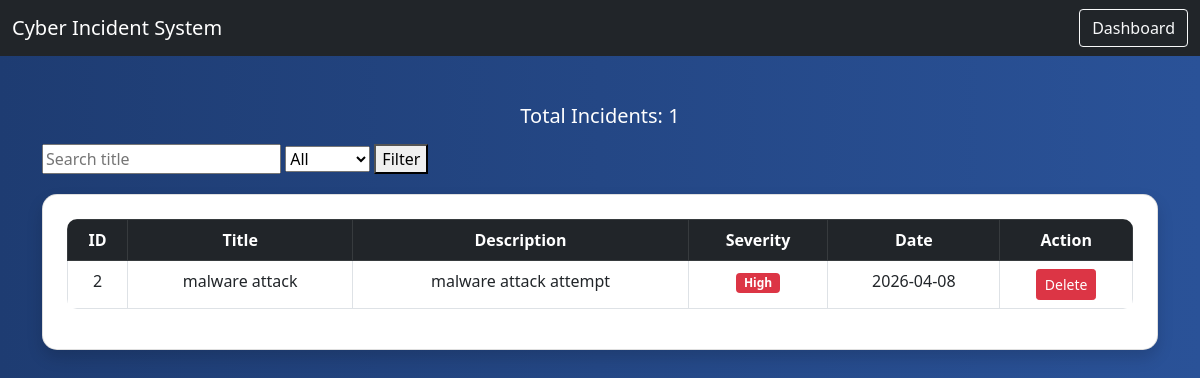
The app's page /view (signed in) with its own data.
### tables this page shows
CREATE TABLE incidents (
        id INTEGER PRIMARY KEY AUTOINCREMENT,
        title TEXT,
        description TEXT,
        severity TEXT,
        date TEXT,
        user TEXT
    );

### app.py (the view)
@app.route('/view')
def view():
    if 'user' not in session:
        return redirect('/')
    user = session['user']
    search = request.args.get('search')
    severity = request.args.get('severity')
    conn = get_db()
    query = "SELECT * FROM incidents WHERE user = ?"
    params = [user]
    if search:
        query += " AND title LIKE ?"
        params.append(f"%{search}%")
    if severity:
        query += " AND severity = ?"
        params.append(severity)
    incidents = conn.execute(query, params).fetchall()
    conn.close()
    return render_template("view.html", incidents=incidents)

### app.py (called while the page is built)
def get_db():
    return sqlite3.connect("database.db")

### templates/view.html (shortened to what this page needs)
<!DOCTYPE html>
<html>
<head>
    <link href="https://cdn.jsdelivr.net/npm/bootstrap@5.0.2/dist/css/bootstrap.min.css" rel="stylesheet">
    <link rel="stylesheet" href="https://cdnjs.cloudflare.com/ajax/libs/font-awesome/6.0.0/css/all.min.css">
</head>
<body>
<nav class="navbar navbar-dark bg-dark">
    <div class="container-fluid">
        <span class="navbar-brand">Cyber Incident System</span>
        <a href="/dashboard" class="btn btn-outline-light">Dashboard</a>
    </div>
</nav>
<div class="container mt-5">
    <h5 class="text-center mb-3">
        Total Incidents: {{ incidents|length }}
    </h5>
    <form method="GET" action="/view" style="margin-bottom:20px;">
        <input type="text" name="search" placeholder="Search title">
        <select name="severity">
            <option value="">All</option>
        </select>
        <button type="submit">Filter</button>
    </form>
    <div class="card shadow p-4 bg-white text-dark">
    <table class="table table-bordered table-hover text-center">
        <thead class="table-dark">
            <tr>
                <th>ID</th>
                <th>Title</th>
                <th>Description</th>
                <th>Severity</th>
                <th>Date</th>
                <th>Action</th>
            </tr>
        </thead>
        <tbody>
        {% for incident in incidents %}
        <tr>
            <td>{{ incident[0] }}</td>
            <td>{{ incident[1] }}</td>
            <td>{{ incident[2] }}</td>
            <td>
                {% if incident[3] == 'Low' %}
                    <span class="badge bg-success">Low</span>
                {% elif incident[3] == 'Medium' %}
                    <span class="badge bg-warning text-dark">Medium</span>
                {% else %}
                    <span class="badge bg-danger">High</span>
                {% endif %}
            </td>
            <td>{{ incident[4] }}</td>
            <td>
                <a href="/delete/{{ incident[0] }}" class="btn btn-danger btn-sm">Delete</a>
            </td>
        </tr>
        {% endfor %}
        </tbody>
    </table>
</div>
</div>
</body>
</html>

### templates/view.html (style rules this page uses)
body { background: linear-gradient(to right, #1e3c72, #2a5298); color: white; }
.card { border-radius: 15px; }
.table { border-radius: 10px; overflow: hidden; }

### records on screen
incidents: id "2", title "malware attack", description "malware attack attempt", severity "High", date "2026-04-08"

### other values on screen
{{ incidents|length }} "1"
